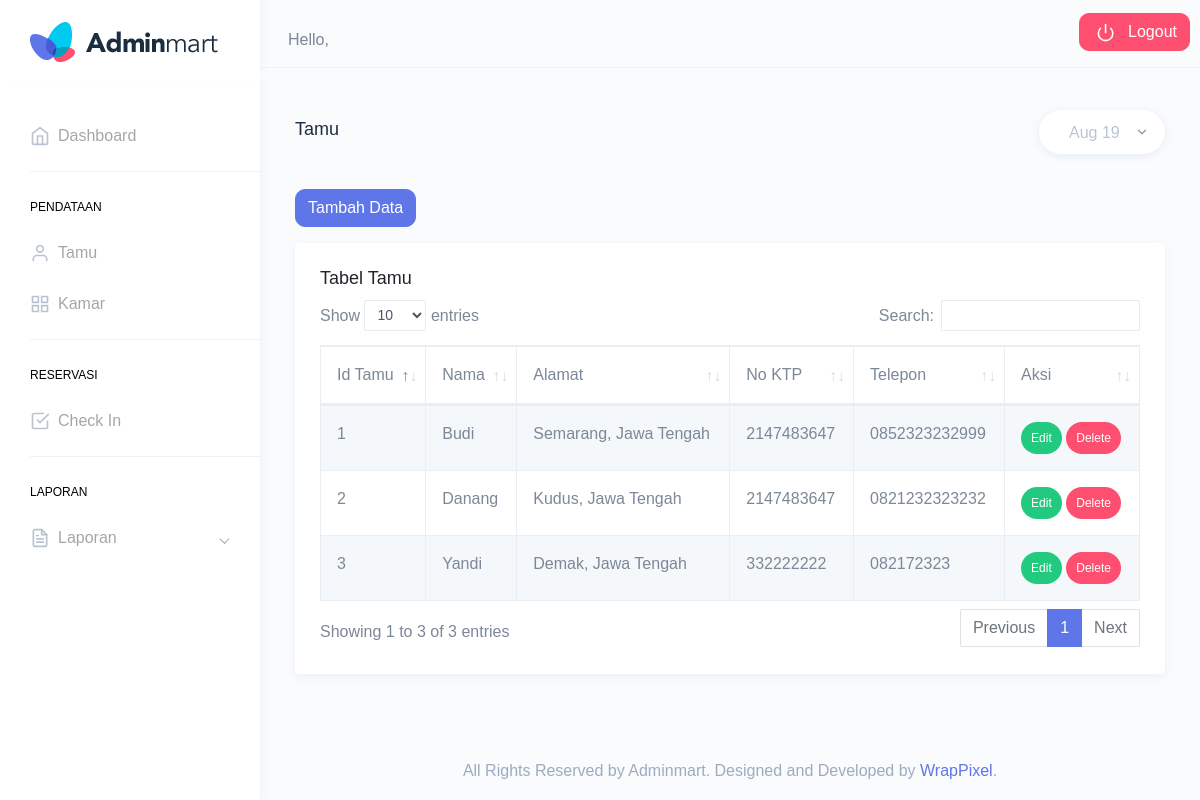
/index.php/tamu, run on the app's committed database.
### tables this page shows
CREATE TABLE `tamu` (
    `id_tamu` int(11) NOT NULL,
    `nama` varchar(256) NOT NULL,
    `alamat` text NOT NULL,
    `no_ktp` int(11) NOT NULL,
    `telp` varchar(25) NOT NULL
);

### application/libraries/template.php (called while the page is built)
<?php if (!defined('BASEPATH')) exit('No direct script access allowed');
class Template
{
  var $template_data = array();
  function set($name, $value)
  {
    $this->template_data[$name] = $value;
  }
  function load($template = '', $view = '', $view_data = array(), $return = FALSE)
  {
    $this->CI = &get_instance();
    $this->set('contents', $this->CI->load->view($view, $view_data, TRUE));
    return $this->CI->load->view($template, $this->template_data, $return);
  }
}

### application/controllers/Tamu.php (called while the page is built, shortened)
<?php
class Tamu extends CI_Controller
{
  public function index()
  {
    $data = [
      'title' => 'Tamu',
      'user' => $this->db->get_where('user', ['username' => $this->session->userdata('username')])->row_array(),
      'tamu' => $this->tamu->getTamu()
    ];
    $this->template->load("templates/templates", 'tamu/index', $data);
  }
}

### index.php (called while the page is built, shortened)
<?php
require_once BASEPATH.'core/CodeIgniter.php';

### application/models/Tamu_model.php (called while the page is built)
<?php
class Tamu_model extends CI_Model
{
  public function getTamu()
  {
    return $this->db->get('tamu')->result_array();
  }
}

### application/views/tamu/index.php (the view, shortened to what this page needs)
<div class="container-fluid">
  <div class="row">
    <div class="col-12">
      <a href="<?= base_url('tamu/tambah_tamu') ?>" class="btn btn-primary" style="border-radius: 10px;">Tambah Data</a>
      <div class="card mt-3">
        <div class="card-body">
          <h4 class="card-title">Tabel Tamu</h4>
          <div class="table-responsive">
            <table id="zero_config" class="table table-striped table-bordered no-wrap">
              <thead>
                <tr>
                  <th>Id Tamu</th>
                  <th>Nama</th>
                  <th>Alamat</th>
                  <th>No KTP</th>
                  <th>Telepon</th>
                  <th>Aksi</th>
                </tr>
              </thead>
              <tbody>
                <?php foreach ($tamu as $t) : ?>
                  <tr>
                    <td><?= $t['id_tamu'] ?></td>
                    <td><?= $t['nama'] ?></td>
                    <td><?= $t['alamat'] ?></td>
                    <td><?= $t['no_ktp'] ?></td>
                    <td><?= $t['telp'] ?></td>
                    <td>
                      <a href="#" class="badge badge-pill badge-success" style="padding: 10px;">Edit</a>
                      <a href="#" class="badge badge-pill badge-danger" style="padding: 10px;">Delete</a>
                    </td>
                  </tr>
                <?php endforeach; ?>
            </table>
          </div>
        </div>
      </div>
    </div>
  </div>
</div>

### data on the page
tamu: id_tamu "1", nama "Budi", alamat "Semarang, Jawa Tengah", no_ktp "2147483647", telp "0852323232999"
tamu: id_tamu "2", nama "Danang", alamat "Kudus, Jawa Tengah", no_ktp "2147483647", telp "0821232323232"
tamu: id_tamu "3", nama "Yandi", alamat "Demak, Jawa Tengah", no_ktp "332222222", telp "082172323"

### other printed values
$title "Tamu"
